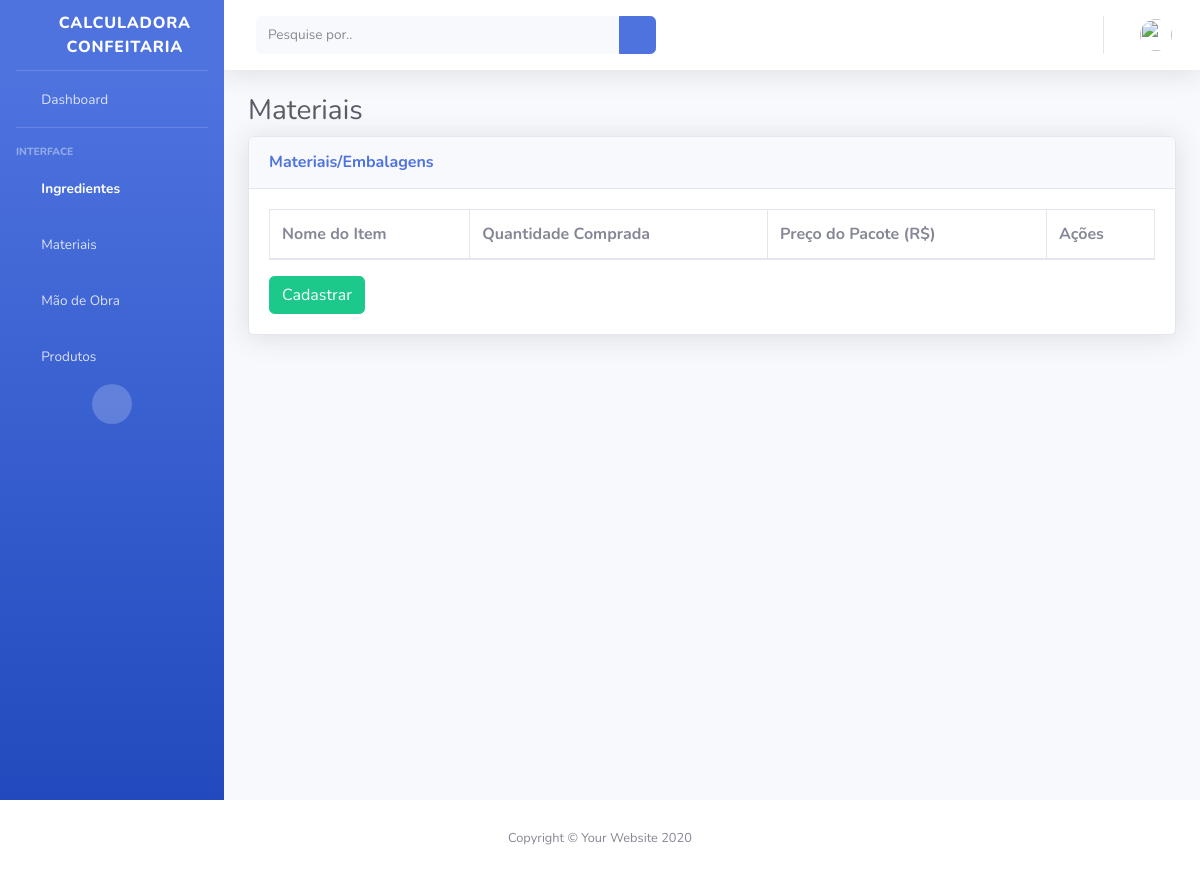
Page /material-list (signed in) on the earlier database version.
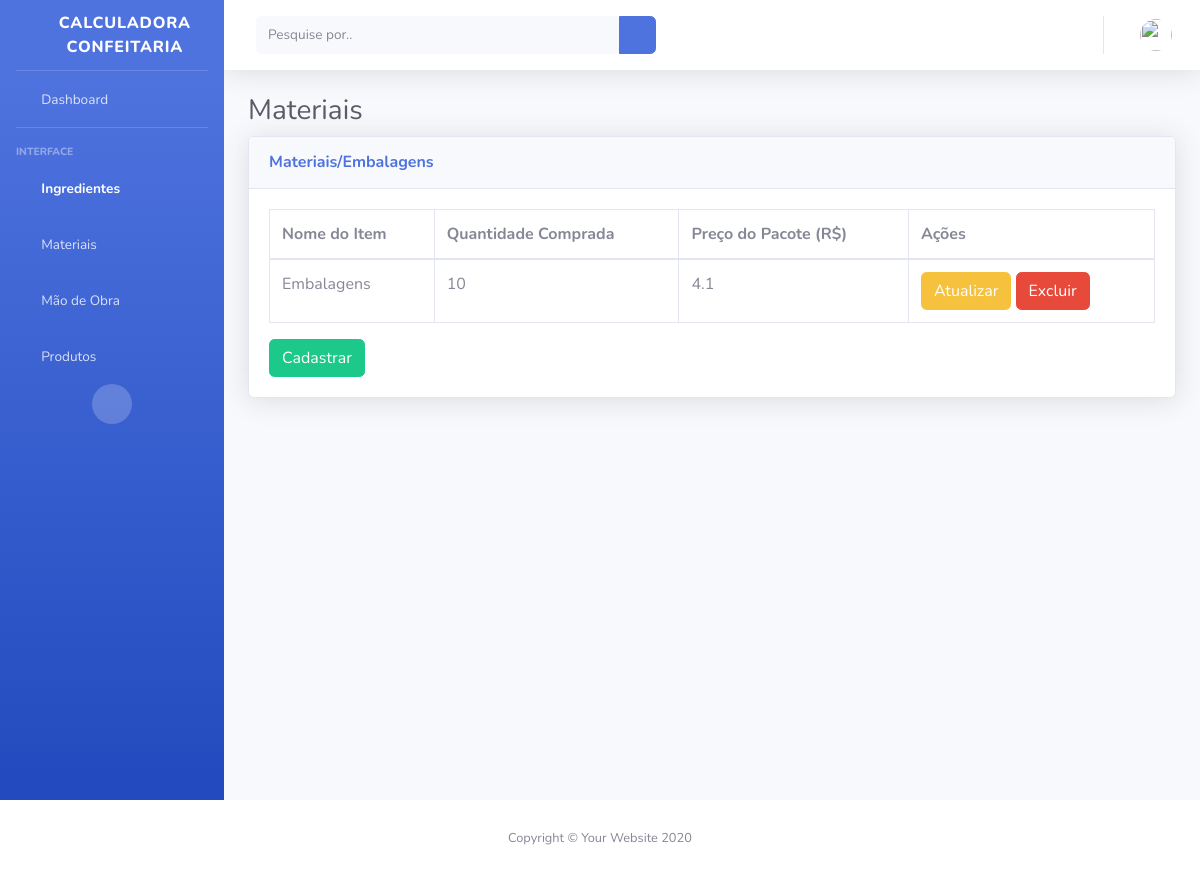
Same page on the later database version.
### myapp/models.py (models this page shows, shortened)
class Material(models.Model):
    user = models.ForeignKey(CustomUser, blank=True, on_delete=models.CASCADE)
    name = models.CharField(_("Nome do Item:"), db_column='name', max_length=100, blank=False)
    quantity = models.IntegerField(
        _("Quantidade Comprada:"), db_column='quantity', blank=False)
    price = models.FloatField(_("(R$) Preço do Pacote de Embalagem:"), db_column='price', blank=False)
    class Meta:
        ordering = ["name"]

### myapp/views.py (the view)
# urls.py: path('material-list', views.materialList, name='material-list'),
@login_required
def materialList(request):
    materials = Material.objects.all()
    return render(request, "material-list.html", {'materials': materials})

### myapp/templates/material-list.html
{% extends "base.html" %}
{% block content %}
<h1 class="h3 mb-2 text-gray-800">Materiais</h1>
<div class="card shadow mb-4">
<div class="card-header py-3">
    <h6 class="m-0 font-weight-bold text-primary">Materiais/Embalagens</h6>
</div>
<div class="card-body">
    <div class="table-responsive">
        <table class="table table-bordered" id="dataTable" width=100%" cellspacing="0">
            <thead>
                <tr>
                    <th scope="col">Nome do Item</th>
                    <th scope="col">Quantidade Comprada</th>
                    <th scope="col">Preço do Pacote (R$)</th>
                    <th scope="col">Ações</th>
                </tr>
            </thead>
            <tbody>
                {% for material in materials %}
                <tr>
                    <td>{{ material.name }}</td>
                    <td>{{ material.quantity }}</td>
                    <td>{{ material.price }}</td>
                    <td><a type="button" class="btn btn-warning" href="/ingredient-update/{{ material.id }}">Atualizar</a>
                        <a type="button" class="btn btn-danger" href="/ingredient-delete/{{ material.id }}">Excluir</a>
                    </td>
                </tr>
                {% endfor %}
            </tbody>
        </table>
        <a type="button" class="btn btn-success" href="{%url 'material-create' %}">Cadastrar</a>
    </div>
</div>
</div>
{% endblock %}

Differences in the rows shown:
added Material: name "Embalagens", quantity "10", price "4.1"
